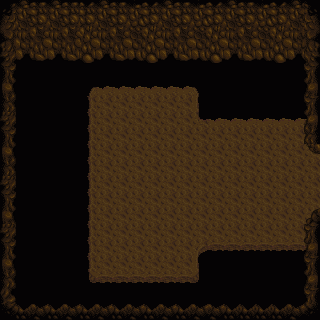

Tiled map render using the project's own tile images. Description and the whole map definition, tile-layer contents included, below:
An orthogonal 20x20 tile map with 16x16 px tiles, 3 tile layers (Tiled, UpTiled, Wall) and 11 objects (5x collision, 5x hole, maze9).

<map version="1.2" tiledversion="1.2.4" orientation="orthogonal" renderorder="right-down" width="20" height="20" tilewidth="16" tileheight="16" infinite="0" nextlayerid="7" nextobjectid="13">
 <tileset firstgid="1" source="../../MapTextures/mine..tsx" />
 <layer id="1" name="Tiled" width="20" height="20">
  <data encoding="csv">
138,138,138,138,138,138,138,138,138,138,138,138,138,138,138,138,138,138,138,138,
138,138,138,138,138,138,138,138,138,138,138,138,138,138,138,138,138,138,138,138,
138,138,138,138,138,138,138,138,138,138,138,138,138,138,138,138,138,138,138,138,
78,78,78,78,78,78,78,78,78,78,78,78,78,78,78,78,78,78,78,78,
78,78,78,78,78,78,78,78,78,78,78,78,78,78,78,78,78,78,78,78,
78,78,78,78,78,78,78,78,78,78,78,78,78,78,78,78,78,78,78,78,
78,78,78,78,78,78,138,138,138,138,138,138,78,78,78,78,78,78,78,78,
78,78,78,78,78,78,138,138,138,138,138,138,78,78,78,78,78,78,78,78,
78,78,78,78,78,78,138,138,138,138,138,138,138,138,138,138,138,138,138,138,
78,78,78,78,78,78,138,138,138,138,138,138,138,138,138,138,138,138,138,138,
78,78,78,78,78,78,138,138,138,138,138,138,138,138,138,138,138,138,138,138,
78,78,78,78,78,78,138,138,138,138,138,138,138,138,138,138,138,138,138,138,
78,78,78,78,78,78,138,138,138,138,138,138,138,138,138,138,138,138,138,138,
78,78,78,78,78,78,138,138,138,138,138,138,138,138,138,138,138,138,138,138,
78,78,78,78,78,78,138,138,138,138,138,138,138,138,138,138,138,138,138,138,
78,78,78,78,78,78,138,138,138,138,138,138,78,78,78,78,78,78,78,78,
78,78,78,78,78,78,138,138,138,138,138,138,78,78,78,78,78,78,78,78,
78,78,78,78,78,78,78,78,78,78,78,78,78,78,78,78,78,78,78,78,
78,78,78,78,78,78,78,78,78,78,78,78,78,78,78,78,78,78,78,78,
78,78,78,78,78,78,78,78,78,78,78,78,78,78,78,78,78,78,78,78
</data>
 </layer>
 <layer id="3" name="UpTiled" width="20" height="20">
  <data encoding="csv">
0,0,0,0,0,0,0,0,0,0,0,0,0,0,0,0,0,0,0,0,
0,0,0,0,0,0,0,0,0,0,0,0,0,0,0,0,0,0,0,0,
0,0,0,0,0,0,0,0,0,0,0,0,0,0,0,0,0,0,0,0,
0,0,0,0,0,0,0,0,0,0,0,0,0,0,0,0,0,0,0,0,
0,0,0,0,0,0,0,0,0,0,0,0,0,0,0,0,0,0,0,0,
0,0,0,0,0,268,280,280,280,280,280,280,252,0,0,0,0,0,0,0,
0,0,0,0,0,262,0,0,0,0,0,0,260,0,0,0,0,0,0,0,
0,0,0,0,0,262,0,0,0,0,0,0,279,280,280,280,280,280,280,280,
0,0,0,0,0,262,0,0,0,0,0,0,0,0,0,0,0,0,0,0,
0,0,0,0,0,262,0,0,0,0,0,0,0,0,0,0,0,0,0,0,
0,0,0,0,0,262,0,0,0,0,0,0,0,0,0,0,0,0,0,0,
0,0,0,0,0,262,0,0,0,0,0,0,0,0,0,0,0,0,0,0,
0,0,0,0,0,262,0,0,0,0,0,0,0,0,0,0,0,0,0,0,
0,0,0,0,0,262,0,0,0,0,0,0,0,0,0,0,0,0,0,0,
0,0,0,0,0,262,0,0,0,0,0,0,0,0,0,0,0,0,0,0,
0,0,0,0,0,262,0,0,0,0,0,0,244,245,245,245,245,245,245,245,
0,0,0,0,0,262,0,0,0,0,0,0,260,0,0,0,0,0,0,0,
0,0,0,0,0,251,245,245,245,245,245,245,250,0,0,0,0,0,0,0,
0,0,0,0,0,0,0,0,0,0,0,0,0,0,0,0,0,0,0,0,
0,0,0,0,0,0,0,0,0,0,0,0,0,0,0,0,0,0,0,0
</data>
 </layer>
 <layer id="2" name="Wall" width="20" height="20">
  <data encoding="csv">
69,76,77,76,77,75,76,77,74,75,76,77,74,75,76,77,74,75,76,112,
85,92,93,92,93,91,92,93,90,91,92,93,90,91,92,93,90,91,92,128,
101,108,109,108,109,107,108,109,106,107,108,109,106,107,108,109,106,107,108,144,
117,124,125,124,125,123,124,125,122,123,124,125,122,123,124,125,122,123,124,160,
133,0,0,0,0,0,0,0,0,0,0,0,0,0,0,0,0,0,0,176,
149,0,0,0,0,0,0,0,0,0,0,0,0,0,0,0,0,0,0,192,
165,0,0,0,0,0,0,0,0,0,0,0,0,0,0,0,0,0,0,176,
117,0,0,0,0,0,0,0,0,0,0,0,0,0,0,0,0,0,0,192,
133,0,0,0,0,0,0,0,0,0,0,0,0,0,0,0,0,0,0,208,
149,0,0,0,0,0,0,0,0,0,0,0,0,0,0,0,0,0,0,158,
165,0,0,0,0,0,0,0,0,0,0,0,0,0,0,0,0,0,0,0,
117,0,0,0,0,0,0,0,0,0,0,0,0,0,0,0,0,0,0,0,
133,0,0,0,0,0,0,0,0,0,0,0,0,0,0,0,0,0,0,0,
149,0,0,0,0,0,0,0,0,0,0,0,0,0,0,0,0,0,0,221,
117,0,0,0,0,0,0,0,0,0,0,0,0,0,0,0,0,0,0,176,
133,0,0,0,0,0,0,0,0,0,0,0,0,0,0,0,0,0,0,192,
149,0,0,0,0,0,0,0,0,0,0,0,0,0,0,0,0,0,0,176,
165,0,0,0,0,0,0,0,0,0,0,0,0,0,0,0,0,0,0,192,
181,0,0,0,0,0,0,0,0,0,0,0,0,0,0,0,0,0,0,176,
214,215,216,215,216,215,216,215,216,215,216,215,216,216,215,215,215,215,216,222
</data>
 </layer>
 <objectgroup id="4" name="Collision">
  <object id="1" name="collision" x="1" y="-0.5" width="319" height="63.5" />
  <object id="2" name="collision" x="1" y="62.5" width="11.5" height="257" />
  <object id="3" name="collision" x="11" y="308" width="309.5" height="11.5" />
  <object id="4" name="collision" x="304.5" y="209.5" width="16" height="97.5" />
  <object id="5" name="collision" x="304.5" y="64.5" width="15" height="89" />
 </objectgroup>
 <objectgroup id="5" name="Object">
  <object id="6" name="maze9" x="307.5" y="154.5" width="14" height="53" />
 </objectgroup>
 <objectgroup id="6" name="Hole">
  <object id="7" name="hole" x="198.5" y="64.5" width="106" height="53" />
  <object id="8" name="hole" x="91" y="62.5" width="107" height="24.5" />
  <object id="9" name="hole" x="13.5" y="63" width="76" height="243.5" />
  <object id="11" name="hole" x="90.5" y="281.5" width="108" height="25.5" />
  <object id="12" name="hole" x="200.5" y="251.5" width="103.5" height="56" />
 </objectgroup>
</map>
